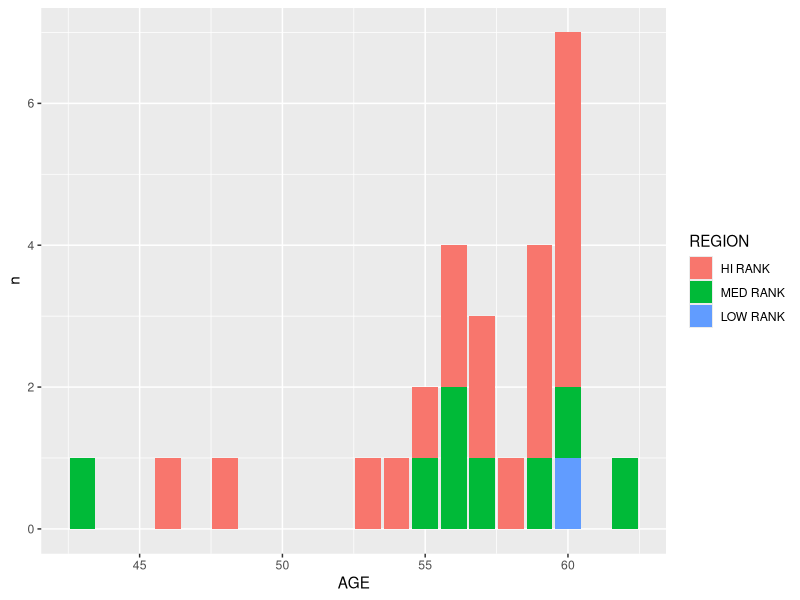

Recreate this plot in R.
## ---- chunk 1
library(dplyr)
## ---- chunk 2
summary(iris)
## ---- chunk 3
iris %>%
group_by(Species)
## ---- chunk 4
group_by(iris, Species)
## ---- chunk 5
iris %>%
filter(Sepal.Length > 5, Species == "setosa")
## ---- chunk 6
iris %>%
  summarize(Sepal.Length, Species)
## ---- chunk 7
ncsr4 <- read.csv("data/ncsr4_clean.csv")
## ---- chunk 8
library(ggplot2)
## ---- chunk 9
ncsr4$REGION <- factor(ncsr4$REGION, levels = c("HI RANK", "MED RANK", "LOW RANK"))
summary(ncsr4)
## ---- chunk 10
ncsr4 %>%
      filter(PMF == "PMF+", EXP > 11) %>%
      group_by(AGE) %>%
      count(AGE, REGION) %>%
      ggplot(aes(AGE, n, fill = REGION)) +
            geom_bar(stat = "identity", position = "stack") 
            
## ---- chunk 11
library(tidyr)
ncsr4G <- gather(ncsr4, key = "disease", value = n, 3:5)
